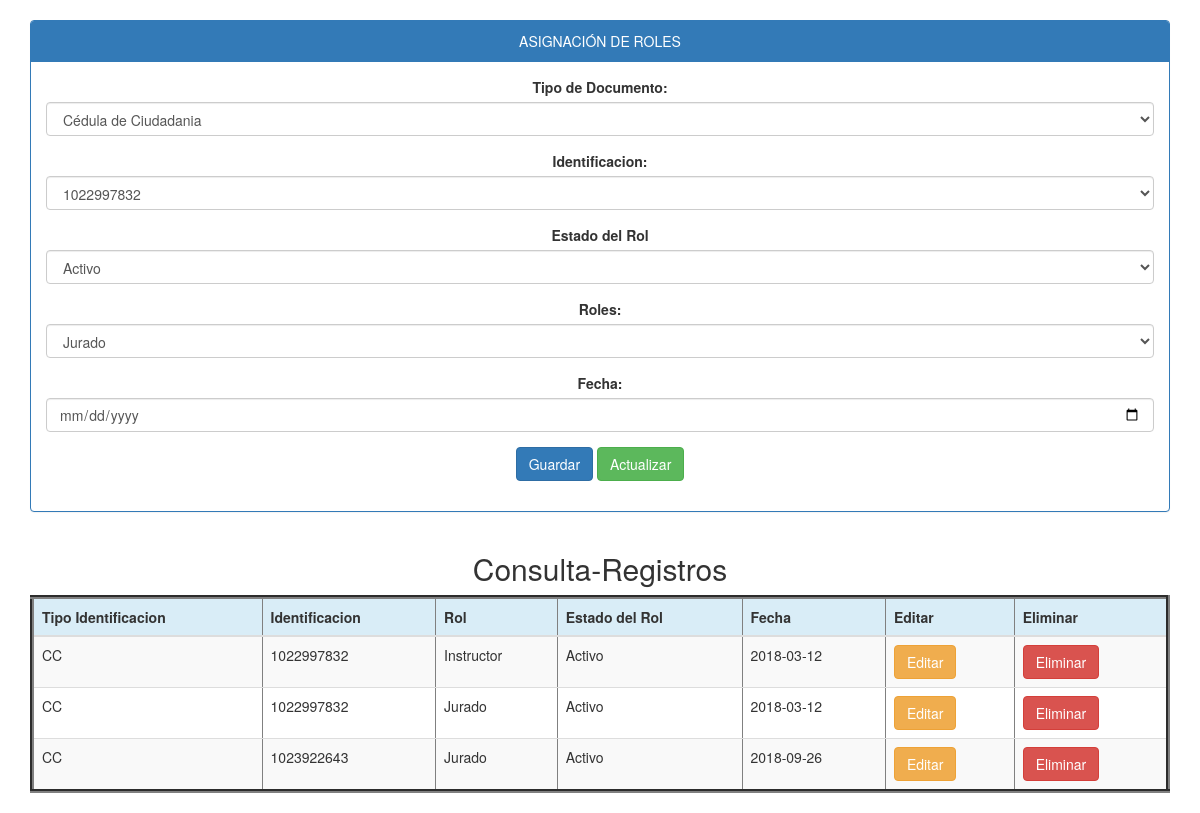
Page /customerHasRolJurado/documento.php on the committed database.
### tables this page shows
CREATE TABLE `customer_has_role` (
  `statusCustomerRole` tinyint(1) NOT NULL,
  `terminationDate` date NOT NULL,
  `documentNumber` varchar(50) NOT NULL,
  `documentName` varchar(50) NOT NULL,
  `roleId` varchar(40) NOT NULL
);

### customerHasRolJurado/Controller.php (called while the page is built, shortened)
<?php
class customerHasRol{
public function _get ($k){return $this->$k;}
public function _set ($k,$V){return $this-> $k = $V;}
}
?>

### conexion.php (called while the page is built)
<?php
class database {
	public static function conectar (){
	try{
	$pdo=new PDO('mysql:host=localhost;dbname=db_SOSP; charset=utf8','root','');
 	$pdo->setAttribute (PDO::ATTR_ERRMODE,PDO::ERRMODE_EXCEPTION);
 	return $pdo;
	}catch (Exception $e){
	die($e->getMessage());
		}
	}
}
?>

### customerHasRolJurado/Model.php (called while the page is built, shortened)
<?php
class usuarioModel{
	private $pdo;
	public function __CONSTRUCT(){
	try{
	$this ->pdo=database::conectar();
	}catch(Exception $ex){
	die($e->getMessage());
	}
	}
public function Listar(){
	try{
		$result = array();
		$stm = $this->pdo->Prepare('SELECT * FROM customer_has_Role where roleId in (3, 2)');
		$stm->execute();
		foreach($stm->fetchAll(PDO::FETCH_OBJ) as $r) {
			$usu = new customerHasRol();
			$usu->_SET('statusCustomerRole', $r->statusCustomerRole);
			$usu->_SET('terminationDate', $r->terminationDate);
			$usu->_SET('documentName', $r->documentName);
			$usu->_SET('documentNumber', $r->documentNumber);
			$usu->_SET('roleId', $r->roleId);
			$result[] = $usu;
		}
		return $result;
	}
	catch(Exception $e){
		die ($e->getMessage());
	}
}
}
?>

### customerHasRolJurado/documento.php (the view, shortened to what this page needs)
<?php
require_once '../conexion.php';
$usu = new customerHasRol();
$model = new usuarioModel();
$db = database::conectar();
$camposDesabilitados = '';
?>
<!DOCTYPE html>
<html lang="es">
<head>
	<link rel="stylesheet"  href="../bootstrap/css/bootstrap.css">
	<link rel="stylesheet" type="text/css" href="css/bootstrap.min.css">
</head>
<body>
<center>
<div class="container">
	<div class="panel panel-primary">
	<div class="panel-heading">ASIGNACIÓN DE ROLES</div>
	<div class="panel-body">
<form action ="" method="post">
<div class="form-group">
	<label>Tipo de Documento:</label>
	<select class="form-control" name="documentName" <?php echo $camposDesabilitados; ?>>
	<?php
	foreach($db-> query('SELECT * FROM documentType')as $row){
	echo '<option value="'.$row['documentName'].'">'.$row['description'].'</option>';
	}
	?>
	</select>
	</div>
	<div class="form-group">
	<label>Identificacion:</label>
	<select class="form-control" name="documentNumber" <?php echo $camposDesabilitados; ?> >
	<?php
	foreach($db-> query('SELECT * FROM customer_has_Role where roleId="2"')as $row){
		if($usu->_GET('documentNumber') == $row['documentNumber']){ $seleccionado = 'selected'; }else{ $seleccionado = ''; }
	echo '<option value="'.$row['documentNumber'].'"  '.$seleccionado.' >'.$row['documentNumber'].'</option>';
	}
	?>
	</select>
	</div>
	<div class="form-group">
    	<label for="select" value="<?php echo $usu->_GET('statusCustomerRole')?>" >Estado del Rol</label>
	<select name="statusCustomerRole" class="form-control" id="select">
	<option value="1">Activo</option>
	</select></div>
    <div class="form-group">
	<label>Roles:</label>
	<select class="form-control" name="roleId">
	<?php
	foreach($db-> query('SELECT * FROM role where roleId = 3')as $row){
		if($_GET['roleId'] == $row['roleId']){ $seleccionadorol = 'selected'; }else{ $seleccionadorol = ''; }
	echo '<option value="'.$row['roleId'].'" '.$seleccionadorol.' >'.$row['description'].'</option>';
	}
	?>
	</select>
	</div>
	<div class="form-group">
    	<label>Fecha:</label>
		<input type="date" name="terminationDate" value="<?php echo $usu->_GET('terminationDate')?>"  class="form-control" placeholder="Inserte su fecha." required>
	</div>
	<div class="form-group">
		<?php if($camposDesabilitados != 'disabled'){ ?>
		<input type="submit" class="btn btn-primary" value="Guardar" onclick="this.form.action='?action=registrar';"/>
		<?php } ?>
		<input type="submit" class="btn btn-success" value="Actualizar" onclick="this.form.action='?action=Actualizar';"/>
	</div>
	</form>
	</div>
	</div>
	</div>
	<div class="container">
		<h2>Consulta-Registros</h2>
		<div class="table-responsive">
			<table border="4" class="table table-striped">
			<thead>
				<tr class="info">
					<th>Tipo Identificacion</th>
					<th>Identificacion</th>
					<th>Rol</th>
					<th>Estado del Rol</th>
					<th>Fecha</th>
					<th>Editar</th>
					<th>Eliminar</th>
					</tr>
			</thead>
		<?php
		foreach ($model->Listar() as $r){
			?>
			<tr>
			<td><?php echo $r->_GET('documentName');?></td>
			<td><?php echo $r->_GET('documentNumber');?></td>
			<td><?php if($r->_GET('roleId')=="3"){
				echo "Jurado";
			}else if ($r->_GET('roleId')=="2"){
				echo "Instructor";
			}
			?></td>
			<td><?php if($r->_GET('statusCustomerRole')=="1"){ echo "Activo";
			}else if($r->_GET('statusCustomerRole')=="0"){
				echo "Inactivo";
			}
			?></td>
			<td><?php echo $r->_GET('terminationDate');?></td>
			<td>
				<a href="?action=editar&documentNumber=<?php echo $r->_GET('documentNumber')?>&roleId=<?php echo $r->_GET('roleId');?>" class="btn btn-warning">Editar</a>
			</td>
			<td>
				<a href="?action=eliminar&documentNumber=<?php echo $r->_GET('documentNumber'); ?>" class="btn btn-danger" onclick ="return confirm('¿Esta seguro de eliminar este Usuario?')">Eliminar</a>
			</td>
			</tr>
		<?php } ?>
			</table>
			</div>
			</div>
</center>
</body>
</html>

### rows in the picture
customer_has_role: _GET "CC", _GET "1022997832", shows "Instructor", _GET "2018-03-12"
customer_has_role: _GET "CC", _GET "1022997832", shows "Jurado", _GET "2018-03-12"
customer_has_role: _GET "CC", _GET "1023922643", shows "Jurado", _GET "2018-09-26"

### other values in the picture
form field documentName "Cédula de Ciudadania"
form field documentNumber "1022997832"
form field roleId "Jurado"
